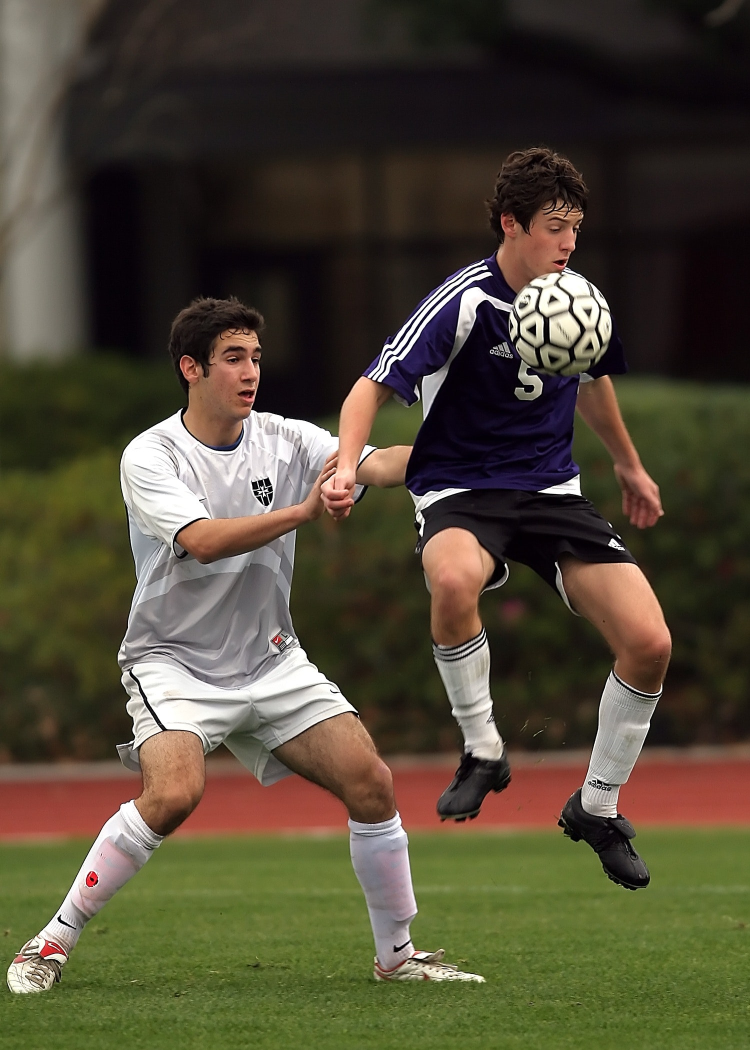
#> input picture soccer.jpg, 1500 x 2100 px (shown at 1/2 size)
$ jupyter execute --allow-errors cv_efficientdet0.ipynb   (shell and % lines are left out)
#> lines starting #> are read from the running program, lines starting #| are printed output that depends on the picture
**Object Detection with OpenCV and EfficientDet**

# Download the Files

We will first download the files needed for running Object Detection with EfficientDet models. We will download the following files and save it in the model_data directory.
1. Weights file (.pb)
2. Configuration file (.pbtxt)
3. Name files (.txt)

[cell 1]
# Download weights

[cell 2]
#Download names or label file

[cell 3]
#Download the configuration file

# Import Necessary Libraries

[cell 4]
import numpy as np
import cv2 as cv2
print(cv2.__file__)
print(cv2.__version__)
import time

import matplotlib as mpl
import matplotlib.pyplot as plt
mpl.rc('axes', labelsize=14)
mpl.rc('xtick', labelsize=12)
mpl.rc('ytick', labelsize=12)

#Routine to fix colors in image
def fixColor(image):
    return(cv2.cvtColor(image, cv2.COLOR_BGR2RGB))

# Read the labels file

[cell 5]
labelsFile="model_data/coco-labels-paper.txt"
LABELS = open(labelsFile).read().strip().split("\n")
#> (reads model_data/coco-labels-paper.txt from the repository)
print ("No. of supported classes", len(LABELS))

Create a array COLORS populated with different colors for different classes

[cell 6]
np.random.seed(42)
COLORS = np.random.randint(0, 255, size=(len(LABELS), 3), dtype="uint8")

# Read the image

We read the image.

[cell 7]
img=cv2.imread("soccer.jpg")
#> img is the input picture: shape (2100, 1500, 3); mean B, G, R 54.2, 72.5, 79.8
img=cv2.resize(img, (608, 608))
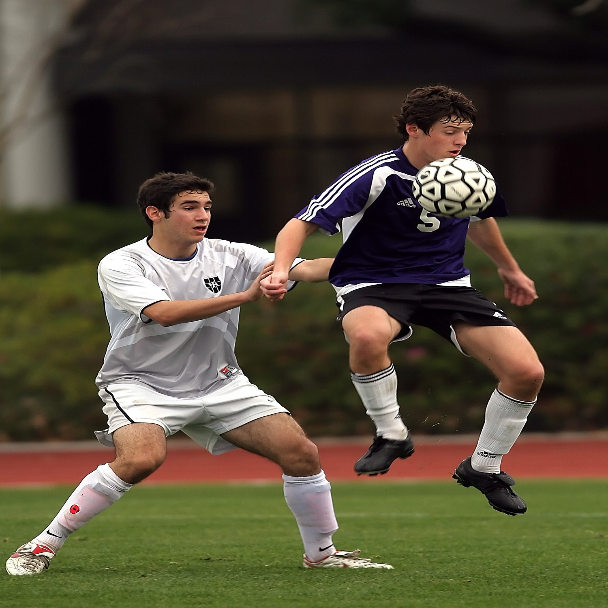
#> img: shape (608, 608, 3); mean B, G, R 54.1, 72.4, 79.7
plt.imshow(fixColor(img))
(H, W) = img.shape[:2]
#> H = 608; W = 608
print (H, W)
#| 608 608
